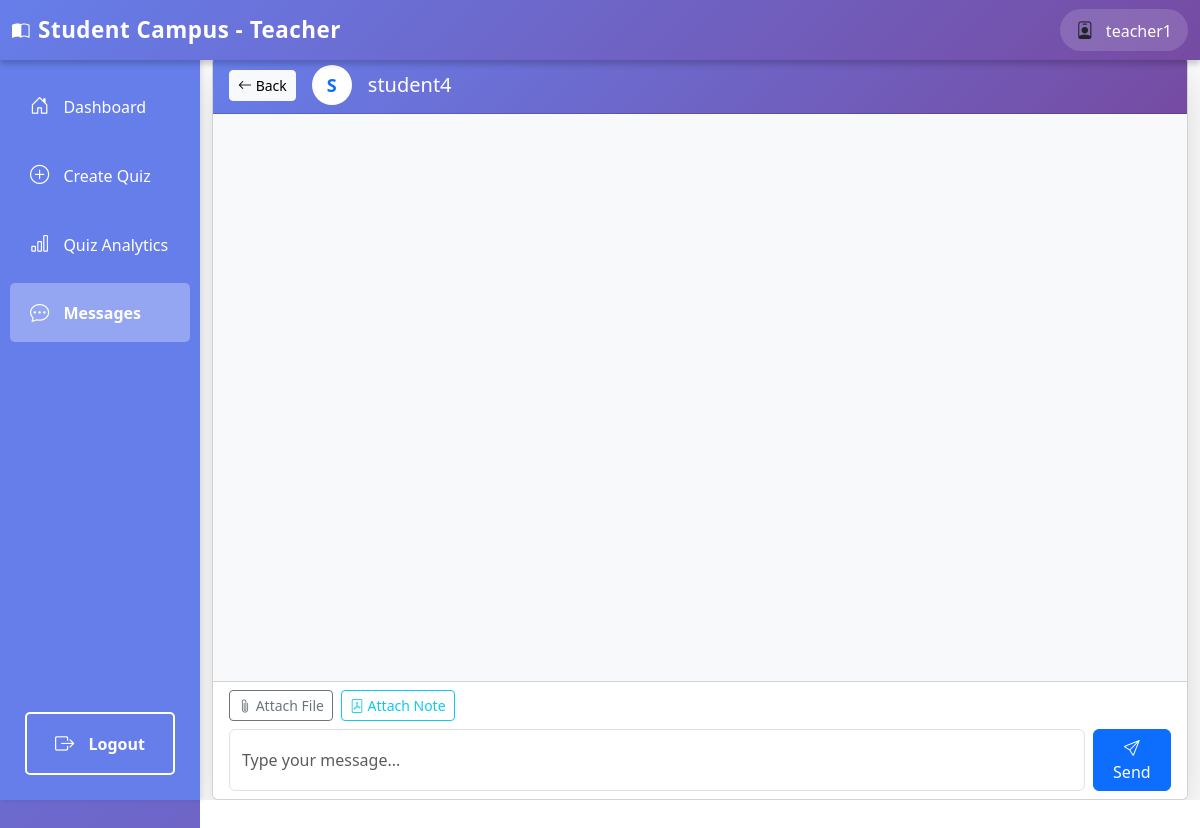
Page /teacher/chat/6/ (signed in) on the committed database.
### authentication/models.py (models this page shows, shortened)
class User(AbstractUser):
    ROLE_CHOICES = (
        ('student', 'Student'),
        ('teacher', 'Teacher'),
    )
    role = models.CharField(max_length=10, choices=ROLE_CHOICES, default='student')
    def is_teacher(self):
        return self.role == 'teacher'

### teachers/views.py (the view)
# urls.py: path('chat/<int:user_id>/', views.teacher_chat_with, name='teacher_chat_with'),
@login_required
def teacher_chat_with(request, user_id):
    if not request.user.is_teacher():
        return HttpResponseForbidden("You don't have permission to access this page.")
    other_user = get_object_or_404(User, id=user_id, role='student')
    messages_list = ChatMessage.objects.filter(
        Q(sender=request.user, receiver=other_user) | Q(sender=other_user, receiver=request.user)
    ).select_related('attached_note', 'attached_note__subject').order_by('created_at')
    ChatMessage.objects.filter(sender=other_user, receiver=request.user, is_read=False).update(is_read=True)
    available_notes = PDFNote.objects.filter(subject__teacher=request.user).select_related('subject')
    return render(request, 'teachers/chat_conversation.html', {
        'other_user': other_user,
        'messages': messages_list,
        'available_notes': available_notes
    })

### templates/teachers/chat_conversation.html (shortened to what this page needs)
{% extends 'teachers/base_teacher.html' %}
{% block teacher_content %}
<div class="container-fluid" style="height: calc(100vh - 56px); overflow: hidden;">
    <div class="card shadow-lg h-100" style="display: flex; flex-direction: column;">
        <div class="card-header" style="background: linear-gradient(135deg, #667eea 0%, #764ba2 100%); color: white; flex-shrink: 0;">
            <div class="d-flex justify-content-between align-items-center">
                <div class="d-flex align-items-center">
                    <a href="{% url 'teacher_chat' %}" class="btn btn-sm btn-light me-3">
                        <i class="bi bi-arrow-left"></i> Back
                    </a>
                    <div class="rounded-circle bg-white text-primary d-flex align-items-center justify-content-center"
                         style="width: 40px; height: 40px; font-size: 18px; font-weight: bold;">
                        {{ other_user.username|slice:":1"|upper }}
                    </div>
                    <h5 class="mb-0 ms-3">{{ other_user.username }}</h5>
                </div>
            </div>
        </div>
        <div class="card-body overflow-auto" id="chatMessages" style="background-color: #f8f9fa; flex: 1 1 auto;">
        </div>
        <div class="card-footer bg-white" style="flex-shrink: 0;">
            <div class="mb-2 d-flex gap-2">
                <button type="button" class="btn btn-sm btn-outline-secondary" onclick="document.getElementById('fileInput').click()">
                    <i class="bi bi-paperclip"></i> Attach File
                </button>
                <button type="button" class="btn btn-sm btn-outline-info" data-bs-toggle="modal" data-bs-target="#notesModal">
                    <i class="bi bi-file-pdf"></i> Attach Note
                </button>
            </div>
            <form id="messageForm" class="d-flex gap-2">
                <input type="text" id="messageInput" class="form-control" placeholder="Type your message..." autocomplete="off">
                <button type="submit" class="btn btn-primary">
                    <i class="bi bi-send"></i> Send
                </button>
            </form>
        </div>
    </div>
</div>
{% endblock %}

### templates/teachers/base_teacher.html (shortened to what this page needs)
<!DOCTYPE html>
<html lang="en">
<head>
    <link href="https://cdn.jsdelivr.net/npm/bootstrap@5.3.0/dist/css/bootstrap.min.css" rel="stylesheet">
    <link href="https://cdn.jsdelivr.net/npm/bootstrap-icons@1.10.0/font/bootstrap-icons.css" rel="stylesheet">
</head>
<body>
    <div class="position-fixed top-0 end-0 p-3" style="z-index: 11000;">
    </div>
    <nav class="navbar navbar-expand-lg navbar-light bg-light">
        <div class="container-fluid">
            <a class="navbar-brand fw-bold" href="{% url 'teacher_dashboard' %}">
                <i class="bi bi-book-half me-2"></i>Student Campus - Teacher
            </a>
            <div class="ms-auto d-flex align-items-center gap-3">
                <div class="user-info">
                    <i class="bi bi-person-badge me-2"></i>
                    <span>{{ user.username }}</span>
                </div>
            </div>
        </div>
    </nav>
    <div class="container-fluid">
        <div class="row">
            <div class="col-md-2 p-0">
                <div class="sidebar">
                    <nav class="nav flex-column">
                        <a class="nav-link {% if request.resolver_match.url_name == 'teacher_dashboard' %}active{% endif %}" href="{% url 'teacher_dashboard' %}">
                            <i class="bi bi-house-door"></i> Dashboard
                        </a>
                        <a class="nav-link {% if request.resolver_match.url_name == 'create_quiz' or request.resolver_match.url_name == 'generate_quiz' %}active{% endif %}" href="{% url 'create_quiz' %}">
                            <i class="bi bi-plus-circle"></i> Create Quiz
                        </a>
                        <a class="nav-link {% if request.resolver_match.url_name == 'quiz_analytics' %}active{% endif %}" href="{% url 'quiz_analytics' %}">
                            <i class="bi bi-bar-chart"></i> Quiz Analytics
                        </a>
                        <a class="nav-link {% if request.resolver_match.url_name == 'teacher_chat' or request.resolver_match.url_name == 'teacher_chat_with' %}active{% endif %}" href="{% url 'teacher_chat' %}">
                            <i class="bi bi-chat-dots"></i> Messages
                        </a>
                        <a class="nav-link logout-btn" href="{% url 'logout' %}">
                            <i class="bi bi-box-arrow-right"></i> Logout
                        </a>
                    </nav>
                </div>
            </div>
            <div class="col-md-10 p-0">
                <div class="main-content">
                    {% block teacher_content %}
                    {% endblock %}
                </div>
            </div>
        </div>
    </div>
</body>
</html>

### templates/teachers/base_teacher.html (style rules this page uses)
body { background: linear-gradient(135deg, #667eea 0%, #764ba2 100%); min-height: 100vh; padding-top: 56px; }
.navbar { position: fixed; top: 0; left: 0; right: 0; z-index: 1000; background: linear-gradient(135deg, #667eea 0%, #764ba2 100%) !important; box-shadow: 0 4px 6px rgba(0,0,0,0.2); border: none; }
.navbar-brand { color: white !important; font-weight: 700; font-size: 1.4rem; letter-spacing: 0.5px; }
.navbar span { color: white; font-weight: 500; }
.user-info { background: rgba(255, 255, 255, 0.15); padding: 8px 16px; border-radius: 25px; backdrop-filter: blur(10px); }
.navbar .bi { font-size: 1.1rem; }
.sidebar { height: calc(100vh - 56px); background-color: #667eea; box-shadow: 2px 0 5px rgba(0,0,0,0.1); position: sticky; top: 56px; display: flex; flex-direction: column; }
.sidebar .nav { display: flex; flex-direction: column; flex: 1; padding-top: 1rem; }
.sidebar .nav-link { color: #fff; padding: 15px 20px; border-radius: 5px; margin: 5px 10px; transition: all 0.3s; }
.sidebar .nav-link.active { background-color: rgba(255,255,255,0.3); font-weight: bold; }
.sidebar .nav-link i { margin-right: 10px; font-size: 1.2rem; }
.logout-btn { position: absolute; bottom: 20px; left: 15px; right: 15px; background-color: transparent; color: white; border: 2px solid white; font-weight: 600; transition: all 0.3s; text-align: center; padding: 10px; border-radius: 5px; text-decoration: none; display: block; }
.main-content { background-color: #fff; min-height: 100vh; padding: 30px; }

### templates/teachers/chat_conversation.html (style rules this page uses)
body { overflow: hidden !important; }
.main-content { padding: 0 !important; overflow: hidden !important; }

### rows in the picture
User: username "teacher1"
User: username "S", username "student4"
